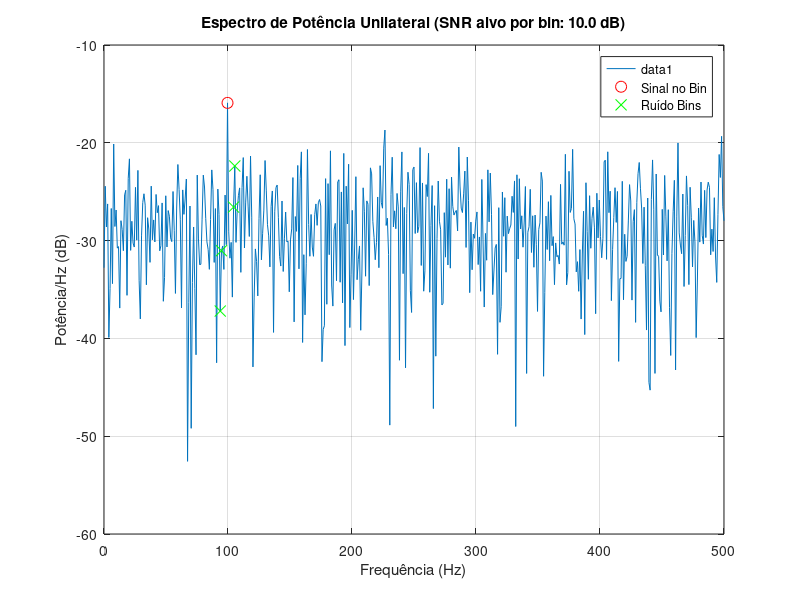

MATLAB code to generate this figure:
clear all; close all; clc;

% --- Parâmetros ---
FS = 1000;                  % Taxa de amostragem (Hz)
NFFT = 1024;                % Número de pontos da FFT (e duração da janela de análise)
duration = NFFT / FS;       % Duração do sinal em segundos
t = (0:NFFT-1)' / FS;       % Vetor de tempo

f_signal = 100;             % Frequência do sinal (Hz)
% Para garantir que o sinal caia em um bin exato (opcional, mas simplifica a análise)
signal_bin_ideal_idx = round(f_signal * NFFT / FS);
f_signal = signal_bin_ideal_idx * FS / NFFT;
fprintf('Frequência do sinal ajustada para: %.2f Hz (bin %d)\n', f_signal, signal_bin_ideal_idx);


target_snr_db_per_bin = 10; % SNR desejada no bin do sinal (dB)
target_snr_linear_per_bin = 10^(target_snr_db_per_bin / 10);

% --- Geração de Sinal e Ruído ---

% 1. Fixar variância do ruído no tempo
sigma_n_sq = 1; % Variância do ruído no tempo (potência do ruído no tempo)
std_n = sqrt(sigma_n_sq);

% 2. Potência de ruído esperada por bin (não DC, não Nyquist) na FFT
% P_n_bin_expected = 2 * sigma_n_sq / NFFT; % Para um espectro unilateral
% Derivação alternativa: |fft(ruido_unit_var)(k)|^2 ~ NFFT. Potência no bin = (2/NFFT^2) * |fft(ruido_unit_var)(k)|^2 ~ 2/NFFT
P_n_bin_expected = (2/NFFT) * sigma_n_sq; % Potência em um bin da FFT para ruído com sigma_n_sq no tempo

% 3. Potência de sinal necessária no bin do sinal
P_s_bin_target = target_snr_linear_per_bin * P_n_bin_expected;

% 4. Amplitude A da senoide para atingir P_s_bin_target
% P_s_bin_target = A^2 / 2  (assumindo que toda a potência da senoide cai em um bin)
A_signal = sqrt(2 * P_s_bin_target);

% 5. Gerar componentes
s_t = A_signal * sin(2 * pi * f_signal * t);
n_t = std_n * randn(NFFT, 1); % Ruído gaussiano com std_n
x_t = s_t + n_t;              % Sinal com ruído

% --- Análise e Verificação ---
X_k = fft(x_t);
S_k = fft(s_t); % FFT do sinal puro para referência
N_k = fft(n_t); % FFT do ruído puro para referência

% Índices dos bins da FFT (0 a NFFT-1)
% Frequências para o espectro unilateral (excluindo DC para P_n_bin_expected)
freq_axis = (0:NFFT/2) * FS / NFFT; % Para plotagem
idx_dc = 1;
idx_nyquist = NFFT/2 + 1;

% Potência nos bins (usando a fórmula (2/NFFT^2)*|X(k)|^2 para unilateral)
power_X_k_onesided = (2/NFFT^2) * abs(X_k(1:idx_nyquist)).^2;
power_X_k_onesided(idx_dc) = (1/NFFT^2) * abs(X_k(idx_dc)).^2; % DC não é multiplicado por 2
if mod(NFFT,2) == 0 % Se NFFT é par, Nyquist também não é multiplicado por 2
    power_X_k_onesided(idx_nyquist) = (1/NFFT^2) * abs(X_k(idx_nyquist)).^2;
end

% Encontrar o bin correspondente à f_signal (deveria ser signal_bin_ideal_idx + 1 para array MATLAB)
actual_signal_bin_fft_idx = signal_bin_ideal_idx + 1; % MATLAB é 1-indexado, FFT é 0-indexado na teoria

measured_signal_power_in_bin = power_X_k_onesided(actual_signal_bin_fft_idx);

% Estimar potência de ruído nos bins adjacentes (ou média de vários bins de ruído)
noise_bins_for_avg = [actual_signal_bin_fft_idx+5, actual_signal_bin_fft_idx+6, actual_signal_bin_fft_idx-5, actual_signal_bin_fft_idx-6];
noise_bins_for_avg = noise_bins_for_avg(noise_bins_for_avg > idx_dc & noise_bins_for_avg < idx_nyquist & noise_bins_for_avg ~= actual_signal_bin_fft_idx); % Validar índices
if isempty(noise_bins_for_avg)
    noise_bins_for_avg = actual_signal_bin_fft_idx+2; % Fallback simples
    if noise_bins_for_avg >= idx_nyquist; noise_bins_for_avg = actual_signal_bin_fft_idx-2; end
end
measured_noise_power_around_signal = mean(power_X_k_onesided(noise_bins_for_avg));

% SNR por bin medida
measured_snr_per_bin = measured_signal_power_in_bin / measured_noise_power_around_signal;
measured_snr_db_per_bin = 10 * log10(measured_snr_per_bin);

fprintf('--- Verificação ---\n');
fprintf('Amplitude A do sinal: %.4f\n', A_signal);
fprintf('Potência esperada do sinal no bin (A^2/2): %.2e\n', A_signal^2/2);
fprintf('Potência esperada do ruído por bin (2*sigma_n^2/NFFT): %.2e\n', P_n_bin_expected);
fprintf('SNR por bin alvo: %.2f dB (Linear: %.2f)\n', target_snr_db_per_bin, target_snr_linear_per_bin);
fprintf('Potência medida do sinal no bin %d (freq %.2f Hz): %.2e\n', actual_signal_bin_fft_idx, freq_axis(actual_signal_bin_fft_idx), measured_signal_power_in_bin);
fprintf('Potência média medida do ruído em bins adjacentes: %.2e\n', measured_noise_power_around_signal);
fprintf('SNR por bin medida: %.2f dB (Linear: %.2f)\n', measured_snr_db_per_bin, measured_snr_per_bin);

% Plot
figure;
plot(freq_axis, 10*log10(power_X_k_onesided + eps)); % Adiciona eps para evitar log10(0)
hold on;
plot(freq_axis(actual_signal_bin_fft_idx), 10*log10(measured_signal_power_in_bin + eps), 'ro', 'MarkerSize', 8, 'DisplayName', 'Sinal no Bin');
plot(freq_axis(noise_bins_for_avg), 10*log10(power_X_k_onesided(noise_bins_for_avg) + eps), 'gx', 'MarkerSize', 8, 'DisplayName', 'Ruído Bins');
title(sprintf('Espectro de Potência Unilateral (SNR alvo por bin: %.1f dB)', target_snr_db_per_bin));
xlabel('Frequência (Hz)');
ylabel('Potência/Hz (dB)');
legend;
grid on;
xlim([0 FS/2]);
